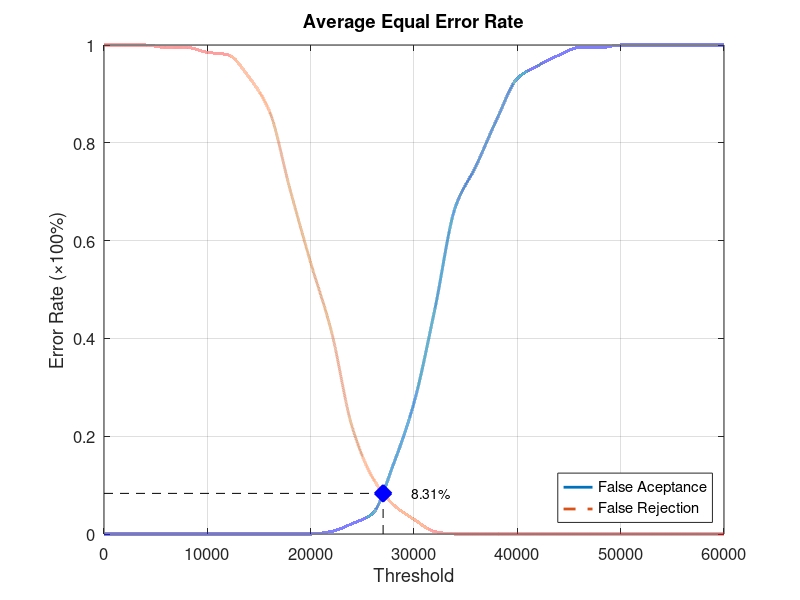
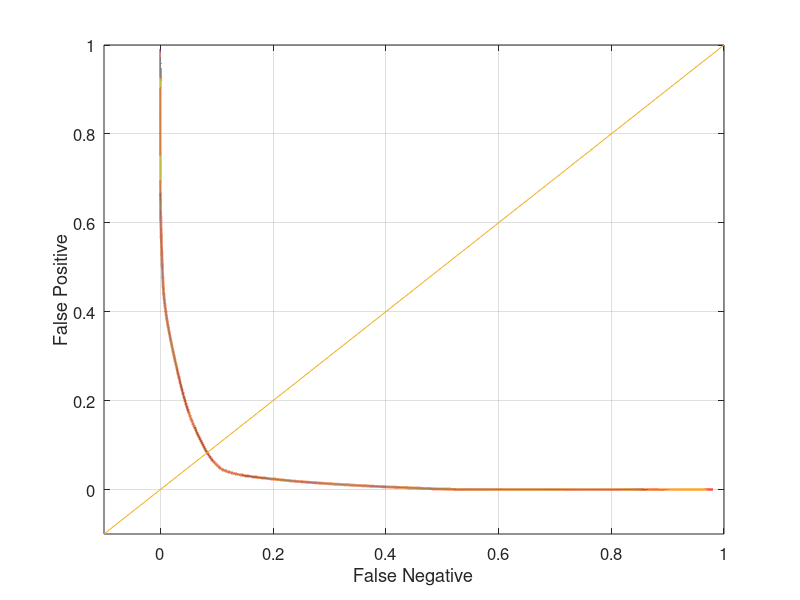

These charts were generated, in order, by the following MATLAB code:
function yEER = Database4_2
close all;
clear;
clc;
x = 0:2000:60000;
xq = 0:0.5:60000;

y0 = [0 0 0 0 0 0 0 0 0 0 0 0.00526316 0.0210526 0.0421053 0.142105 0.268421 0.457895 0.668421 0.752632 0.847368 0.931579 0.957895 0.978947 0.994737 0.994737 1 1 1 1 1 1];
yy0 = interp1(x, y0, xq, 'pchip');
y1 = [1 1 1 0.995 0.995 0.985 0.98 0.935 0.865 0.705 0.555 0.415 0.22 0.115 0.06 0.03 0.005 0 0 0 0 0 0 0 0 0 0 0 0 0 0];
yy1 = interp1(x, y1, xq, 'pchip');

% Calculating EER: 
y2 = abs(y0 - y1);
find(y2 == min(y2))
yy2 = abs(yy0 - yy1);
xEER = find(yy2 == min(yy2));
xEERIndex = xq(xEER) % X-axis EER
yEER = yy0(xEER) % Y-axis EER

main = figure
plot(xq, yy0,'-','LineWidth', 2);	hold on
plot(xq, yy1,'--','LineWidth', 2);	hold on
plot([xEERIndex xEERIndex], [0 yEER], 'k--');	hold on
plot([0 xEERIndex], [yEER yEER], 'k--');	hold on
plot(xEERIndex, yEER, 'bx', 'LineWidth', 10);	hold on
text(xEERIndex + 10 * xEERIndex / 100, yEER, [num2str(round((10000 * yEER)) / 100) '%'])
legend('False Aceptance', 'False Rejection', 'Location', 'SouthEast')
xlabel('Threshold')
ylabel('Error Rate (\times100%)')
title('Average Equal Error Rate')
set(gca, 'FontSize', 12)
axis([0 60000 0 1])
grid on

print(main, 'Database4_2Main', '-dpng');
FNRxFPR = figure('Color', [1 1 1]);
plot(yy1, yy0, '-', yy1, yy0, 'LineWidth', 2);
hold on
y = -0.1:0.1:1
plot(y, y); 
set(gca, 'FontSize', 12)
xlabel('False Negative')
ylabel('False Positive')
axis([-0.1 1 -0.1 1])
set(gca, 'FontSize', 12)
grid on

print(FNRxFPR, 'Database4_2FNRxFPR','-dpng');
end
